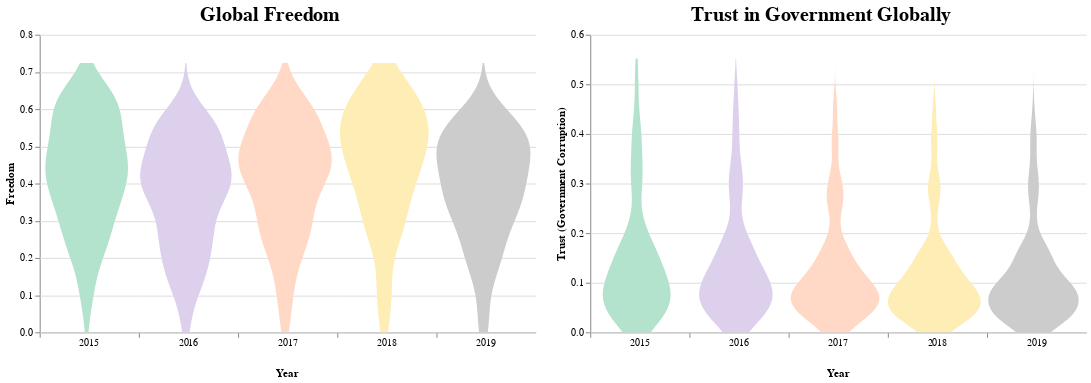

Notebook code for this chart:
### Markdown cell above
Here we have taken the two countries that had the largest rise in rankings and the two countries that dropped the most from 2015 to 2019 and compared how each of their happiness score factors deviated over that time period.  We were hoping to find a clear indicator of why the countries rise and fall.  Looking at the two countries that rose, Benin and Ivory Coast, their economy slightly rose, their health both took a slight dip before rising overall, their freedom and their generosity fell. Benin gained some trust of their government after a dip while Ivory Coast's fell.  Looking at the two countries that fell the most in the rankings, Algeria and Venezuela, while Venezuela had a slight dip in economy, Algeria's rose, both their health rose, their freedom and trust in the government fell,  and their generosity stayed more or less the same.  There doesn't seem to be any clear indicator about why countries are able to rise and fall through the rankings. However it was interesting to note that overall freedom and trust of the government seemed to trend downwards in these years.  Let's take a closer look at that on a broader scale.

### Code cell
Gloom = alt.Chart(
    Gloom_df
).transform_density('Trust (Government Corruption)', 
    as_=['Trust (Government Corruption)','density'], 
    groupby=['Year']
).mark_area(
    orient='horizontal'
).encode(
    color=alt.Color('Year:Q',
                    legend=None,
                    scale=alt.Scale(scheme="pastel2")), 
    y='Trust (Government Corruption):Q', 
    x=alt.X('density:Q', 
            stack='center', 
            impute=None, 
            title=None,
            axis=alt.Axis(labels=False, 
                         values=[0], 
                         grid=False, 
                         ticks=True)
            ),
    column=alt.Column(
        'Year:Q', 
        header=alt.Header(
            titleOrient='bottom', 
            labelOrient='bottom',
            labelPadding=0)
    )
).properties(
    width=100,
    title="Trust in Government Globally"
)


Doom = alt.Chart(
    Gloom_df
).transform_density('Freedom', 
    as_=['Freedom','density'], 
    groupby=['Year']
).mark_area(
    orient='horizontal'
).encode(
    color=alt.Color('Year:Q',
                    legend=None,
                    scale=alt.Scale(scheme="pastel2")), 
    y='Freedom:Q', 
    x=alt.X('density:Q', 
            stack='center', 
            impute=None, 
            title=None,
            axis=alt.Axis(labels=False, 
                         values=[0], 
                         grid=False, 
                         ticks=True)
            ),
    column=alt.Column(
        'Year:Q', 
        header=alt.Header(
            titleOrient='bottom', 
            labelOrient='bottom',
            labelPadding=0)
    )
).properties(
    width=100,
    title="Global Freedom"
)

Boom = alt.hconcat(Doom,Gloom).configure_facet(
    spacing=0
).configure_view(
    stroke=None
).configure_title(fontSize=20,
                  offset=5,
                  orient='top',
                  anchor='middle')
Boom

### Figure 1 — Vega-Lite specification as saved in the notebook (floating-point values rounded to 4 significant figures; data arrays with more than 128 entries replaced by an {"elided": "..."} marker saying what was removed)
{"config": {"view": {"continuousWidth": 400, "continuousHeight": 300, "stroke": null}, "facet": {"spacing": 0}, "title": {"anchor": "middle", "fontSize": 20, "offset": 5, "orient": "top"}}, "hconcat": [{"mark": {"type": "area", "orient": "horizontal"}, "encoding": {"color": {"type": "quantitative", "field": "Year", "legend": null, "scale": {"scheme": "pastel2"}}, "column": {"type": "quantitative", "field": "Year", "header": {"labelOrient": "bottom", "labelPadding": 0, "titleOrient": "bottom"}}, "x": {"type": "quantitative", "axis": {"grid": false, "labels": false, "ticks": true, "values": [0]}, "field": "density", "impute": null, "stack": "center", "title": null}, "y": {"type": "quantitative", "field": "Freedom"}}, "title": "Global Freedom", "transform": [{"density": "Freedom", "groupby": ["Year"], "as": ["Freedom", "density"]}], "width": 100}, {"mark": {"type": "area", "orient": "horizontal"}, "encoding": {"color": {"type": "quantitative", "field": "Year", "legend": null, "scale": {"scheme": "pastel2"}}, "column": {"type": "quantitative", "field": "Year", "header": {"labelOrient": "bottom", "labelPadding": 0, "titleOrient": "bottom"}}, "x": {"type": "quantitative", "axis": {"grid": false, "labels": false, "ticks": true, "values": [0]}, "field": "density", "impute": null, "stack": "center", "title": null}, "y": {"type": "quantitative", "field": "Trust (Government Corruption)"}}, "title": "Trust in Government Globally", "transform": [{"density": "Trust (Government Corruption)", "groupby": ["Year"], "as": ["Trust (Government Corruption)", "density"]}], "width": 100}], "data": {"name": "data-6a37451342bb8a79e8d650f4b9037045"}, "$schema": "https://vega.github.io/schema/vega-lite/v4.8.1.json", "datasets": {"data-6a37451342bb8a79e8d650f4b9037045": {"elided": "782 records"}}}
